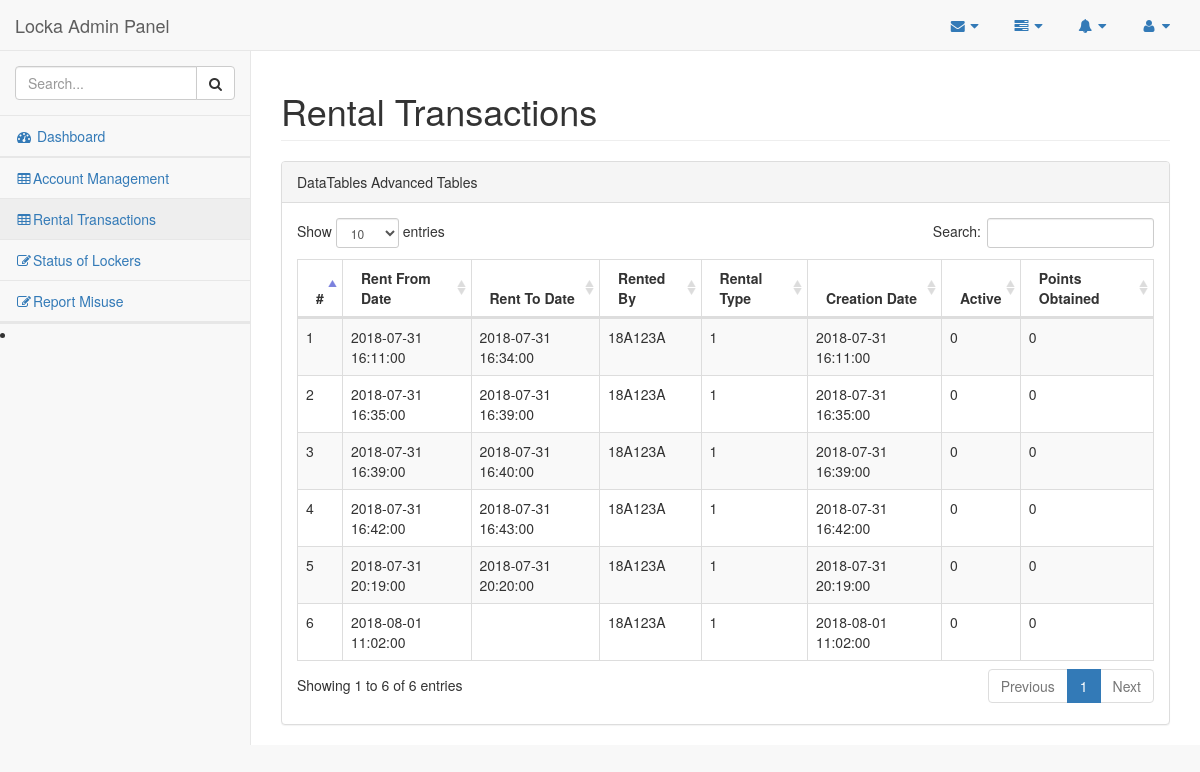
/index.php/rentaltransactions, run on an earlier commit of the app's database.
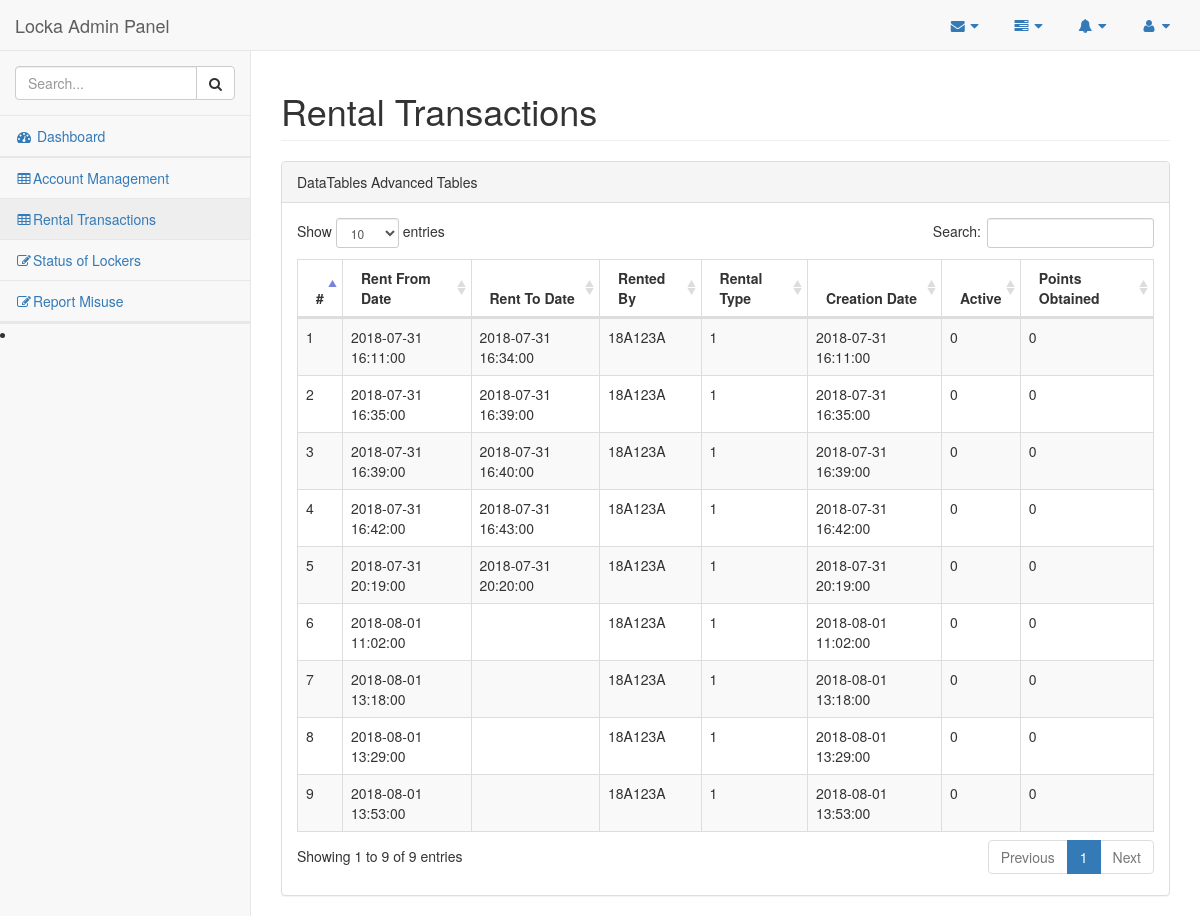
And on a later commit of the database.
### tables this page shows
CREATE TABLE IF NOT EXISTS `tbl_locker_rental` (
  `Rent_ID` int(11) NOT NULL AUTO_INCREMENT,
  `Locker_ID` int(11) NOT NULL,
  `Rent_From_Date` datetime NOT NULL DEFAULT CURRENT_TIMESTAMP,
  `Rent_To_Date` datetime DEFAULT NULL,
  `Username` varchar(45) NOT NULL,
  `Rental_Type` int(11) NOT NULL,
  `Creation_Date` datetime NOT NULL,
  `Is_Active` tinyint(4) NOT NULL,
  `Pin_Code` varchar(512) NOT NULL,
  `Points_Obtained` int(11) NOT NULL,
  `Paid` tinyint(4) NOT NULL,
  `Locker_Unlocked` tinyint(4) NOT NULL DEFAULT '0',
  `Show_Pin` tinyint(4) NOT NULL DEFAULT '0',
  PRIMARY KEY (`Rent_ID`),
  KEY `Username_idx` (`Username`)
);

### application/controllers/RentalTransactions.php (called while the page is built, shortened)
<?php
	class RentalTransactions extends CI_Controller {
		public function index()
		{
			$this->load->model('AdminModel');
			$data['translist'] = $this->AdminModel->get_all_transactions();
			$this->load->view('Admin/AllRentalTransactions', $data);
		}
	}
?>

### index.php (called while the page is built, shortened)
<?php
require_once BASEPATH.'core/CodeIgniter.php';

### application/models/AdminModel.php (called while the page is built, shortened)
<?php
	class AdminModel extends CI_Model
	{
		function get_all_transactions()
		{
			$this->db->select('*');
			$this->db->from('tbl_locker_rental');
			$query = $this->db->get();
			$result = $query->result();
			$list = Array();
			for ($i = 0; $i < count($result); $i++)
			{
				$list[$i] = (object)NULL;
				$list[$i]->Rent_ID = $result[$i]->Rent_ID;
				$list[$i]->Rent_From_Date = $result[$i]->Rent_From_Date;
				$list[$i]->Rent_To_Date = $result[$i]->Rent_To_Date;
				$list[$i]->Rented_By = $result[$i]->Username;
				$list[$i]->Rental_Type = $result[$i]->Rental_Type;
				$list[$i]->Creation_Date = $result[$i]->Creation_Date;
				$list[$i]->Is_Active = $result[$i]->Is_Active;
				$list[$i]->Points_Obtained = $result[$i]->Points_Obtained;
			}
			return $list;
		}
	}
?>

### application/views/Admin/AllRentalTransactions.php (the view, shortened to what this page needs)
<!DOCTYPE html>
<html lang="en">
<head>
    <link href="<?=base_url()?>assets/admin-bs/vendor/bootstrap/css/bootstrap.min.css" rel="stylesheet">
    <link href="<?=base_url()?>assets/admin-bs/vendor/metisMenu/metisMenu.min.css" rel="stylesheet">
    <link href="<?=base_url()?>assets/admin-bs/vendor/datatables-plugins/dataTables.bootstrap.css" rel="stylesheet">
    <link href="<?=base_url()?>assets/admin-bs/vendor/datatables-responsive/dataTables.responsive.css" rel="stylesheet">
    <link href="<?=base_url()?>assets/admin-bs/dist/css/sb-admin-2.css" rel="stylesheet">
    <link href="<?=base_url()?>assets/admin-bs/vendor/font-awesome/css/font-awesome.min.css" rel="stylesheet" type="text/css">
</head>
<body>
    <div id="wrapper">
        <nav class="navbar navbar-default navbar-static-top" role="navigation" style="margin-bottom: 0">
            <div class="navbar-header">
                <a class="navbar-brand" href="AdminHome">Locka Admin Panel</a>
            </div>
            <ul class="nav navbar-top-links navbar-right">
                <li class="dropdown">
                    <a class="dropdown-toggle" data-toggle="dropdown" href="#">
                        <i class="fa fa-envelope fa-fw"></i> <i class="fa fa-caret-down"></i>
                    </a>
                </li>
                <li class="dropdown">
                    <a class="dropdown-toggle" data-toggle="dropdown" href="#">
                        <i class="fa fa-tasks fa-fw"></i> <i class="fa fa-caret-down"></i>
                    </a>
                </li>
                <li class="dropdown">
                    <a class="dropdown-toggle" data-toggle="dropdown" href="#">
                        <i class="fa fa-bell fa-fw"></i> <i class="fa fa-caret-down"></i>
                    </a>
                </li>
                <li class="dropdown">
                    <a class="dropdown-toggle" data-toggle="dropdown" href="#">
                        <i class="fa fa-user fa-fw"></i> <i class="fa fa-caret-down"></i>
                    </a>
                </li>
            </ul>
            <div class="navbar-default sidebar" role="navigation">
                <div class="sidebar-nav navbar-collapse">
                    <ul class="nav" id="side-menu">
                        <li class="sidebar-search">
                            <div class="input-group custom-search-form">
                                <input type="text" class="form-control" placeholder="Search...">
                                <span class="input-group-btn">
                                <button class="btn btn-default" type="button">
                                    <i class="fa fa-search"></i>
                                </button>
                            </span>
                            </div>
                        </li>
                        <li>
                            <a href="adminlogin"><i class="fa fa-dashboard fa-fw"></i> Dashboard</a>
                        </li>
                        <li>
                        </li>
                        <li>
                            <a href="accountmanagement"><i class="fa fa-table fa-fw"></i>Account Management</a>
                        </li>
                        <li>
                            <a href="rentaltransactions"><i class="fa fa-table fa-fw"></i>Rental Transactions</a>
                        </li>
						<li>
                            <a href="lockerstatus"><i class="fa fa-edit fa-fw"></i>Status of Lockers</a>
                        </li>
						<li>
                            <a href="userreport"><i class="fa fa-edit fa-fw"></i>Report Misuse</a>
                        </li>
                        <li>
                        </li>
                        <li>
                                </li>
                            </ul>
                        <li>
                        </li>
                </div>
            </div>
        </nav>
        <div id="page-wrapper">
            <div class="row">
                <div class="col-lg-12">
                    <h1 class="page-header">Rental Transactions</h1>
                </div>
            </div>
            <div class="row">
                <div class="col-lg-12">
                    <div class="panel panel-default">
                        <div class="panel-heading">
                            DataTables Advanced Tables
                        </div>
                        <div class="panel-body">
                            <table width="100%" class="table table-striped table-bordered table-hover" id="dataTables-example">
                                <thead>
                                    <tr>
                                        <th>#</th>
										<th>Rent From Date</th>
										<th>Rent To Date</th>
										<th>Rented By</th>
										<th>Rental Type</th>
										<th>Creation Date</th>
										<th>Active</th>
										<th>Points Obtained</th>
										<tbody>
										<?php for ($i = 0; $i < count($translist); ++$i) { ?>
										<tr>
										<td><?php echo ($i+1); ?></td>
										<td><?php echo $translist[$i]->Rent_From_Date; ?></td>
										<td><?php echo $translist[$i]->Rent_To_Date; ?></td>
										<td><?php echo $translist[$i]->Rented_By; ?></td>
										<td><?php echo $translist[$i]->Rental_Type; ?></td>
										<td><?php echo $translist[$i]->Creation_Date; ?></td>
										<td><?php echo $translist[$i]->Is_Active; ?></td>
										<td><?php echo $translist[$i]->Points_Obtained; ?></td>
										</tr>
										<?php } ?>
                                    </tr>
                                </thead>
                            </table>
                        </div>
                    </div>
                </div>
            </div>
       </div>
 </div>
</body>
</html>

What changed in the data, as far as the page shows it:
added tbl_locker_rental: Rent_From_Date "2018-08-01 13:18:00", Username "18A123A", Rental_Type "1", Creation_Date "2018-08-01 13:18:00", Is_Active "0", Points_Obtained "0"
added tbl_locker_rental: Rent_From_Date "2018-08-01 13:29:00", Username "18A123A", Rental_Type "1", Creation_Date "2018-08-01 13:29:00", Is_Active "0", Points_Obtained "0"
added tbl_locker_rental: Rent_From_Date "2018-08-01 13:53:00", Username "18A123A", Rental_Type "1", Creation_Date "2018-08-01 13:53:00", Is_Active "0", Points_Obtained "0"
Also different on the page:
text written by a page script: "Show entries Search: Showing 1 to 6 of 6 entries Previous 1 Next" → "Show entries Search: Showing 1 to 9 of 9 entries Previous 1 Next"
